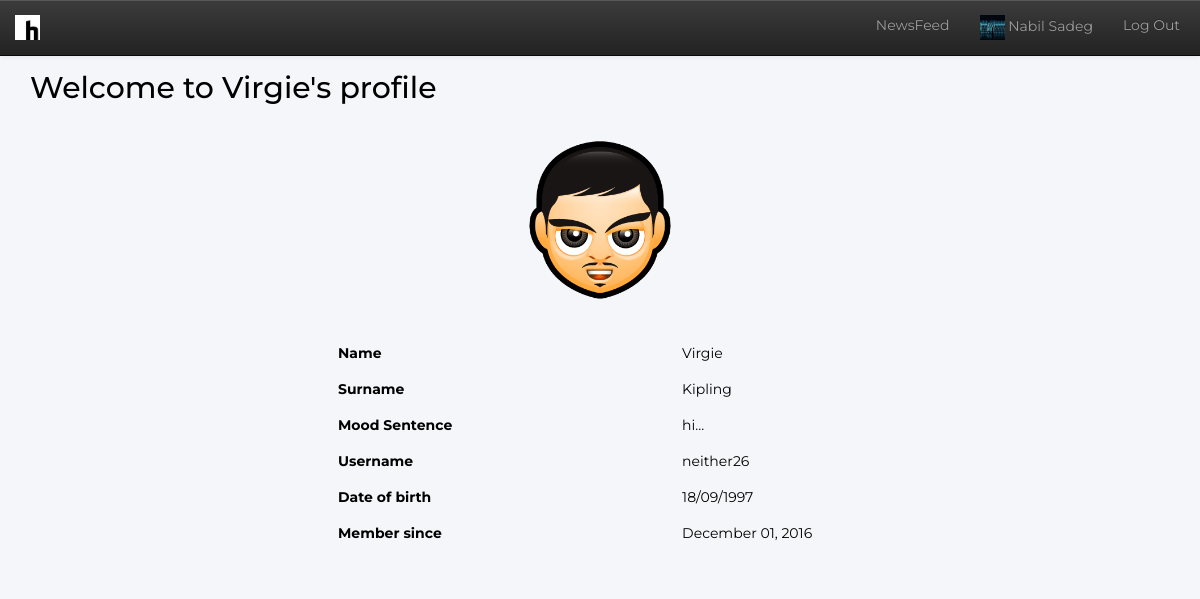
Screenshot of /profile/neither26 (signed in) with the database file from the repository.
### app/models.py (models this page shows)
class Users(db.Model):
	id = db.Column(db.Integer, primary_key = True)
	name = db.Column(db.String(20))
	surname = db.Column(db.String(20))
	username = db.Column(db.String(20))
	password = db.Column(db.String(100))
	mood = db.Column(db.String(100), default = "Hello world!")
	birth = db.Column(db.String(20))
	registration_date = db.Column(db.DateTime)
	posts = db.relationship('Posts', backref='author', lazy='dynamic')
	hates = db.relationship('Hates', backref='author', lazy='dynamic')
	comments = db.relationship('Comments', backref='author', lazy='dynamic')
	reports = db.relationship('Reports', backref='author', lazy='dynamic')

### app/views.py (the view, shortened to what this page needs)
@app.route('/profile/<usernamePage>', methods=['GET', 'POST'])
def profile(usernamePage):
	if 'user' in session:
		picture_errors = []
		currentUser = db.session.query(models.Users).filter_by(username = session['user']).first()
		profile_form = Profile()
		userPage = db.session.query(models.Users).filter_by(username = usernamePage).first()
		return render_template('profile.html', profile = profile_form,
			currentUser = currentUser,
			userPage = userPage,
			timeNow = datetime.datetime.utcnow(), picture_errors=picture_errors)
	return redirect(url_for('index'))

### app/templates/profile.html (shortened to what this page needs)
{% extends "navbar.html" %}
{% block navbar %}
<br>
<div class="row">
	<div class="col-xs-8 col-sm-10 col-lg-10">
		{% if currentUser.username == userPage.username %}
		<h2>My profile</h2>
		{% else %}
		<h2>Welcome to {{ userPage.name }}'s profile</h2>
		{% endif %}
	</div>
</div>
<br>
<div class="col-md-12 text-center view">
	<img id="main_picture"
		src="{{ url_for('static', filename='images/profile_pictures/' + userPage.username + '.jpg') }}"
		alt="Profile Picture" class="img-responsive center-block large_profile_picture" >
</div>
<div class="col-md-12 text-center">
</div>
<br>
<div class="col-xs-offset-0 col-md-offset-3 col-xs-12 col-md-6 col-lg-8 view table-space">
	<div class="table-responsive ">
  		<table class="table table-hover">
    		<tbody>
    			<tr>
    				<th>Name</th>
    				<td>{{ userPage.name }}</td>
    			</tr>
    			<tr>
    				<th>Surname</th>
    				<td>{{ userPage.surname }}</td>
    			</tr>
    			<tr>
    				<th>Mood Sentence</th>
    				<td>{{ userPage.mood }}</td>
    			</tr>
    			<tr>
    				<th>Username</th>
    				<td>{{ userPage.username }}</td>
    			</tr>
    			<tr>
    				<th>Date of birth</th>
    				<td>{{ userPage.birth }}</td>
    			</tr>
    			<tr>
    				<th>Member since</th>
    				<td>{{ userPage.registration_date.strftime("%B %d, %Y") }}</td>
    			</tr>
    		</tbody>
  		</table>
	</div>
</div>
{% endblock %}

### app/templates/navbar.html (shortened to what this page needs)
{% extends "header.html" %}
{% block content %}
<div class="container">
	<div class="row">
		<div class="col-md-12">
			<nav class="navbar navbar-default navbar-fixed-top navbar-inverse" role="navigation">
				<div class="navbar-header">
					<a class="navbar-brand" href="/newsfeed"><img id="logo" alt="Logo" src="{{ url_for('static', filename='images/website/logo.png') }}"></a>
				</div>
				<div class="collapse navbar-collapse" id="bs-example-navbar-collapse-1">
					<ul class="nav navbar-nav navbar-right">
						<li>
							<a href="/newsfeed">NewsFeed</a>
						</li>
						<li>
							<a href="/profile/{{ currentUser.username }}"><img id="navbar_profile_picture" alt="Profile Picture"
								src="{{ url_for('static', filename='images/profile_pictures/' + currentUser.username + '.jpg') }}">
								   {{ currentUser.name }} {{ currentUser.surname }}
							</a>
						</li>
						<li>
							<a id="logout_button" href="/dropsession">Log Out</a>
						</li>
					</ul>
				</div>
			</nav>
		</div>
	</div>
</div>
<div class="container" id="page">
	{% block navbar %}
	{% endblock %}
</div>
{% endblock %}

### app/templates/header.html (shortened to what this page needs)
<!DOCTYPE html>
<html>
<head>
	<link rel="stylesheet" href="https://maxcdn.bootstrapcdn.com/bootstrap/3.3.7/css/bootstrap.min.css">
	<link rel="stylesheet" href="https://maxcdn.bootstrapcdn.com/bootstrap/3.3.7/css/bootstrap-theme.min.css">
	<link href="https://gitcdn.github.io/bootstrap-toggle/2.2.2/css/bootstrap-toggle.min.css" rel="stylesheet">
	<link rel="stylesheet" type="text/css" href="{{ url_for('static', filename='style.css') }}">
</head>
<body>
	{% block content %}
	{% endblock %}
</body>
</html>

### app/static/style.css (style rules this page uses)
#page { padding-top: 30px; }
body { background-color: #f4f6f9; color: black; font-family: 'Montserrat', serif; }
#logout_button { margin-right:20px; }
#navbar_profile_picture { height: 25px; width: 25px; }
#logo { width: 25px; height: 25px; }
.large_profile_picture { height: 170px; width: 170px; }
.table th, .table td { border: 1px !important; }
.table-space { margin-top: 30px; }

### rows the page displays
Users: username (picture), name "Nabil", surname "Sadeg"
Users: name "Virgie", username (picture), surname "Kipling", mood "hi...", username "neither26", birth "18/09/1997", registration_date "December 01, 2016"
